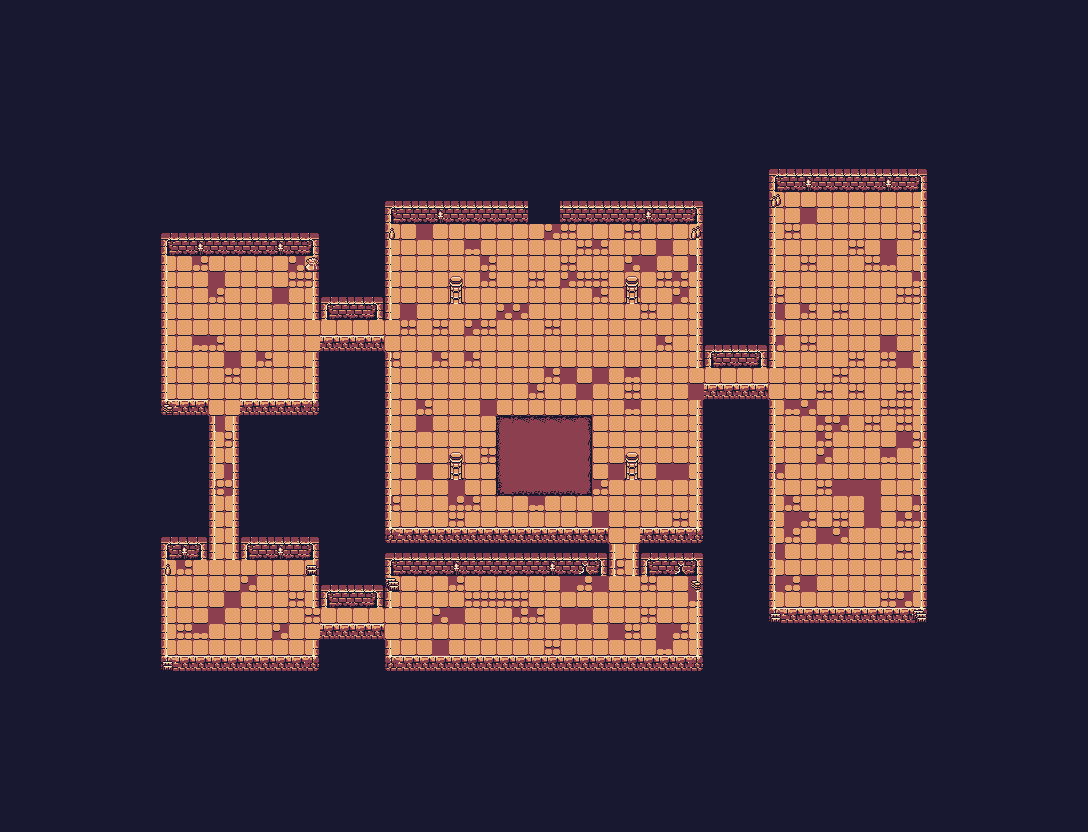

Rendered tile map (Tiled .tmx) drawn with the repository's tilesets; below, a short description and the map source with its tile grids summarised:
An orthogonal 68x52 tile map with 16x16 px tiles, 5 tile layers (Base, Floor, Walls, Props, ...) and 567 objects (14x pickup/coin, 14x spikes, 4x enemy/cultist, 4x enemy/rat, 3x enemy/ghoul, ...).

<map version="1.10" tiledversion="1.11.0" orientation="orthogonal" renderorder="right-down" width="68" height="52" tilewidth="16" tileheight="16" infinite="0" nextlayerid="8" nextobjectid="568">
 <properties>
  <property name="title" value="The Sanctum" />
 </properties>
 <tileset firstgid="1" source="tileset.tsx" />
 <layer id="1" name="Base" width="68" height="52">
  <properties><property name="renderLayer" value="floor" /></properties>
  <data>[3536 cells, 3536 non-empty, 1 distinct tile ids]</data>
 </layer>
 <layer id="2" name="Floor" width="68" height="52">
  <properties><property name="renderLayer" value="floor" /></properties>
  <data>[3536 cells, 1158 non-empty, 21 distinct tile ids]</data>
 </layer>
 <layer id="3" name="Walls" width="68" height="52">
  <properties><property name="renderLayer" value="floor" /></properties>
  <data>[3536 cells, 218 non-empty, 5 distinct tile ids]</data>
 </layer>
 <layer id="4" name="Props" width="68" height="52">
  <properties><property name="renderLayer" value="floor" /></properties>
  <data>[3536 cells, 26 non-empty, 8 distinct tile ids]</data>
 </layer>
 <layer id="5" name="Overhead" width="68" height="52">
  <properties><property name="renderLayer" value="overhead" /></properties>
  <data>[3536 cells, 4 non-empty, 1 distinct tile ids]</data>
 </layer>
 <objectgroup id="6" name="walls" visible="0">
  <object id="1" x="768" y="170" width="16" height="6">
   <properties>
    <property name="opaque" type="bool" value="true" />
   </properties>
  </object>
  <object id="2" x="784" y="170" width="16" height="6">
   <properties>
    <property name="opaque" type="bool" value="true" />
   </properties>
  </object>
  <object id="3" x="800" y="170" width="16" height="6">
   <properties>
    <property name="opaque" type="bool" value="true" />
   </properties>
  </object>
  <object id="4" x="816" y="170" width="16" height="6">
   <properties>
    <property name="opaque" type="bool" value="true" />
   </properties>
  </object>
  <object id="5" x="832" y="170" width="16" height="6">
   <properties>
    <property name="opaque" type="bool" value="true" />
   </properties>
  </object>
  <object id="6" x="848" y="170" width="16" height="6">
   <properties>
    <property name="opaque" type="bool" value="true" />
   </properties>
  </object>
  <object id="7" x="864" y="170" width="16" height="6">
   <properties>
    <property name="opaque" type="bool" value="true" />
   </properties>
  </object>
  <object id="8" x="880" y="170" width="16" height="6">
   <properties>
    <property name="opaque" type="bool" value="true" />
   </properties>
  </object>
  <object id="9" x="896" y="170" width="16" height="6">
   <properties>
    <property name="opaque" type="bool" value="true" />
   </properties>
  </object>
  <object id="10" x="912" y="170" width="16" height="6">
   <properties>
    <property name="opaque" type="bool" value="true" />
   </properties>
  </object>
  <object id="11" x="768" y="176" width="16" height="16">
   <properties>
    <property name="opaque" type="bool" value="true" />
   </properties>
  </object>
  <object id="12" x="784" y="176" width="16" height="16">
   <properties>
    <property name="opaque" type="bool" value="true" />
   </properties>
  </object>
  <object id="13" x="800" y="176" width="16" height="16">
   <properties>
    <property name="opaque" type="bool" value="true" />
   </properties>
  </object>
  <object id="14" x="816" y="176" width="16" height="16">
   <properties>
    <property name="opaque" type="bool" value="true" />
   </properties>
  </object>
  <object id="15" x="832" y="176" width="16" height="16">
   <properties>
    <property name="opaque" type="bool" value="true" />
   </properties>
  </object>
  <object id="16" x="848" y="176" width="16" height="16">
   <properties>
    <property name="opaque" type="bool" value="true" />
   </properties>
  </object>
  <object id="17" x="864" y="176" width="16" height="16">
   <properties>
    <property name="opaque" type="bool" value="true" />
   </properties>
  </object>
  <object id="18" x="880" y="176" width="16" height="16">
   <properties>
    <property name="opaque" type="bool" value="true" />
   </properties>
  </object>
  <object id="19" x="896" y="176" width="16" height="16">
   <properties>
    <property name="opaque" type="bool" value="true" />
   </properties>
  </object>
  <object id="20" x="912" y="176" width="16" height="16">
   <properties>
    <property name="opaque" type="bool" value="true" />
   </properties>
  </object>
  <object id="21" x="384" y="202" width="16" height="6">
   <properties>
    <property name="opaque" type="bool" value="true" />
   </properties>
  </object>
  <object id="22" x="400" y="202" width="16" height="6">
   <properties>
    <property name="opaque" type="bool" value="true" />
   </properties>
  </object>
  <object id="23" x="416" y="202" width="16" height="6">
   <properties>
    <property name="opaque" type="bool" value="true" />
   </properties>
  </object>
  <object id="24" x="432" y="202" width="16" height="6">
   <properties>
    <property name="opaque" type="bool" value="true" />
   </properties>
  </object>
  <object id="25" x="448" y="202" width="16" height="6">
   <properties>
    <property name="opaque" type="bool" value="true" />
   </properties>
  </object>
  <object id="26" x="464" y="202" width="16" height="6">
   <properties>
    <property name="opaque" type="bool" value="true" />
   </properties>
  </object>
  <object id="27" x="480" y="202" width="16" height="6">
   <properties>
    <property name="opaque" type="bool" value="true" />
   </properties>
  </object>
  <object id="28" x="496" y="202" width="16" height="6">
   <properties>
    <property name="opaque" type="bool" value="true" />
   </properties>
  </object>
  <object id="29" x="512" y="202" width="16" height="6">
   <properties>
    <property name="opaque" type="bool" value="true" />
   </properties>
  </object>
  <object id="30" x="560" y="202" width="16" height="6">
   <properties>
    <property name="opaque" type="bool" value="true" />
   </properties>
  </object>
  <object id="31" x="576" y="202" width="16" height="6">
   <properties>
    <property name="opaque" type="bool" value="true" />
   </properties>
  </object>
  <object id="32" x="592" y="202" width="16" height="6">
   <properties>
    <property name="opaque" type="bool" value="true" />
   </properties>
  </object>
  <object id="33" x="608" y="202" width="16" height="6">
   <properties>
    <property name="opaque" type="bool" value="true" />
   </properties>
  </object>
  </objectgroup>
 <objectgroup id="7" name="entities">
  <!-- 54 objects omitted --></objectgroup>
</map>
<!-- 534 of 567 objects omitted -->
